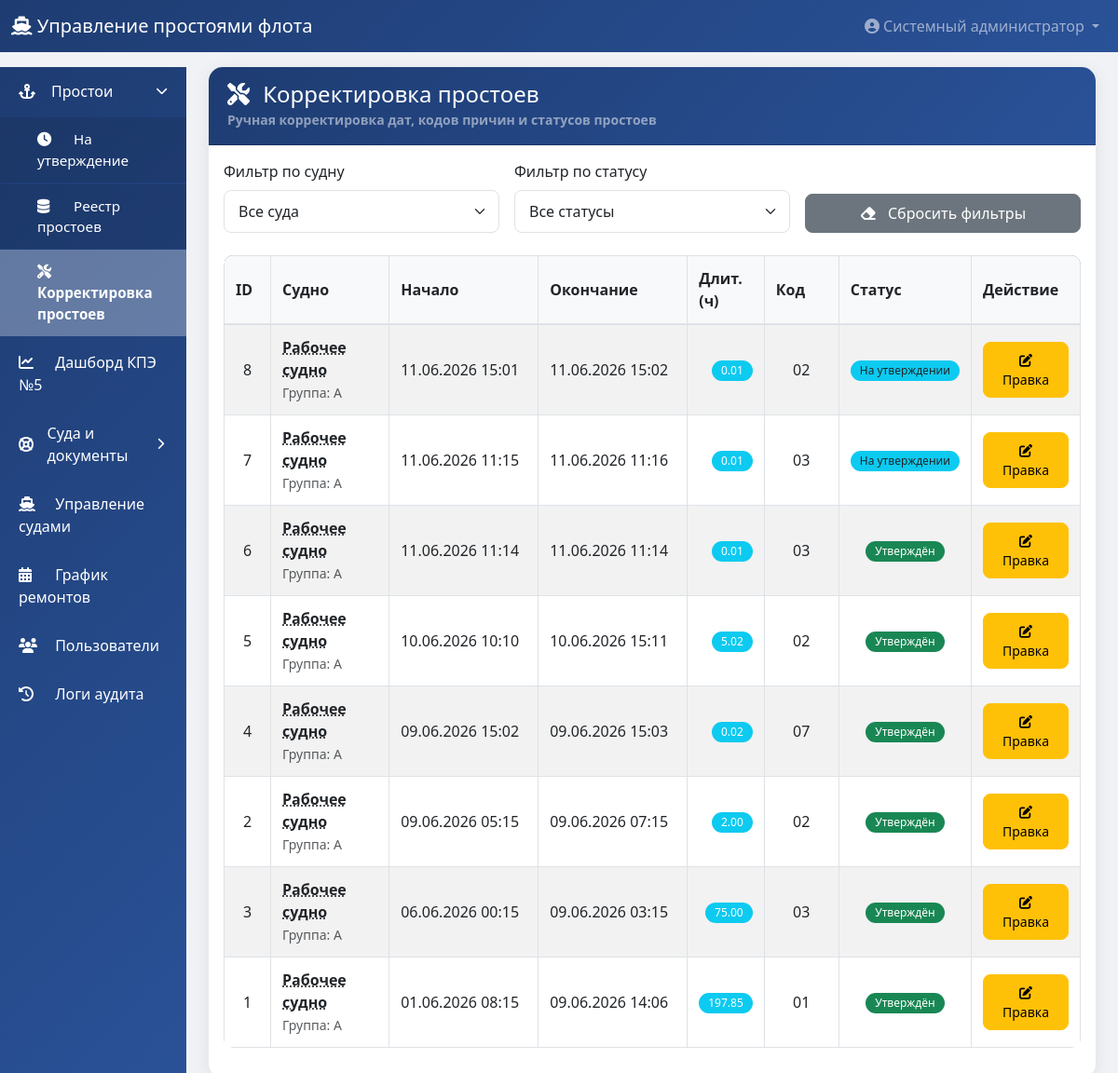
Screenshot of /admin/downtimes/correction (signed in) with the database file from the repository.
### models.py (models this page shows, shortened)
class User(UserMixin, db.Model):
    __tablename__ = 'users'
    id = db.Column(db.Integer, primary_key=True)
    username = db.Column(db.String(80), unique=True, nullable=False)
    password_hash = db.Column(db.String(200), nullable=False)
    full_name = db.Column(db.String(200), nullable=False)
    role = db.Column(db.String(20), nullable=False)
    is_active = db.Column(db.Boolean, default=True)
    ship_id = db.Column(db.Integer, db.ForeignKey('ships.id'), nullable=True)
    created_at = db.Column(db.DateTime, default=datetime.utcnow)
    ship = db.relationship('Ship', backref='captains', foreign_keys=[ship_id])

class Downtime(db.Model):
    __tablename__ = 'downtimes'
    id = db.Column(db.Integer, primary_key=True)
    ship_id = db.Column(db.Integer, db.ForeignKey('ships.id'), nullable=False)
    start_time = db.Column(db.DateTime, nullable=False)
    end_time = db.Column(db.DateTime, nullable=True)
    reason_code = db.Column(db.String(2), nullable=True)
    description = db.Column(db.Text, nullable=True)
    status = db.Column(db.String(20), default='draft')  # draft, captain_signed, approved, rejected
    engineer_comment = db.Column(db.Text, nullable=True)
    engineer_approved = db.Column(db.Boolean, default=False)
    created_by = db.Column(db.Integer, db.ForeignKey('users.id'))
    created_at = db.Column(db.DateTime, default=datetime.utcnow)
    ship = db.relationship('Ship', backref='downtimes')
    creator = db.relationship('User', backref='created_downtimes')

class Ship(db.Model):
    __tablename__ = 'ships'
    id = db.Column(db.Integer, primary_key=True)
    name = db.Column(db.String(200), nullable=False)
    reg_number = db.Column(db.String(50), unique=True)
    group = db.Column(db.String(1), nullable=False)  # A, B, C
    navigation_start = db.Column(db.Date, nullable=False)
    navigation_end = db.Column(db.Date, nullable=False)
    planned_downtime_hours = db.Column(db.Float, default=0)
    is_active = db.Column(db.Boolean, default=True)
    core = db.Column(db.String(10))                # Р.Я / Н.Я
    build_year = db.Column(db.String(20))
    gross_tonnage = db.Column(db.String(50))       # Валовая вместимость, р.т.
    rko_class = db.Column(db.String(100))          # Класс (РКО)
    id_number = db.Column(db.String(100))          # Идентификационный номер
    annual_rko = db.Column(db.String(50))          # Ежегодное РКО
    sub = db.Column(db.String(50))                 # СУБ
    min_crew_cert = db.Column(db.String(200))      # Свидетельство о минимальном составе экипажа
    dimensions = db.Column(db.String(100))         # Габариты L/B/H/T
    branch = db.Column(db.String(200))             # Филиал
    ship_type = db.Column(db.String(200))          # Тип судна
    engine_power = db.Column(db.String(50))        # Мощность главных двигателей, кВт (для земснарядов)
    electronic_charts = db.Column(db.String(3))    # Наличие электронных карт: Да / Нет
    radar = db.Column(db.String(3))                # Наличие радиолокационных станций: Да / Нет
    productivity = db.Column(db.String(50))        # Производительность

### app.py (the view)
@app.route('/admin/downtimes/correction')
@login_required
@admin_required
def admin_downtimes_correction():
    ship_filter = request.args.get('ship_id', '')
    status_filter = request.args.get('status', '')
    query = Downtime.query
    if ship_filter:
        query = query.filter_by(ship_id=ship_filter)
    if status_filter:
        query = query.filter_by(status=status_filter)
    downtimes = query.order_by(Downtime.start_time.desc()).all()
    ships = Ship.query.all()
    return render_template('admin/downtimes_correction.html', downtimes=downtimes, ships=ships)

### templates/admin/downtimes_correction.html (shortened to what this page needs)
{% extends "base.html" %}
{% block content %}
<div class="container-fluid">
    <div class="card">
        <div class="card-header">
            <h4 class="mb-0"><i class="fas fa-tools me-2"></i> Корректировка простоев</h4>
            <small class="text-white-50">Ручная корректировка дат, кодов причин и статусов простоев</small>
        </div>
        <div class="card-body">
            <form method="GET" class="row g-3 mb-4" id="filterForm">
                <div class="col-md-4">
                    <label class="form-label">Фильтр по судну</label>
                    <select name="ship_id" class="form-select" onchange="this.form.submit()">
                        <option value="">Все суда</option>
                    </select>
                </div>
                <div class="col-md-4">
                    <label class="form-label">Фильтр по статусу</label>
                    <select name="status" class="form-select" onchange="this.form.submit()">
                        <option value="">Все статусы</option>
                    </select>
                </div>
                <div class="col-md-4 d-flex align-items-end">
                    <a href="{{ url_for('admin_downtimes_correction') }}" class="btn btn-secondary w-100">
                        <i class="fas fa-eraser me-2"></i> Сбросить фильтры
                    </a>
                </div>
            </form>
            <div class="table-responsive">
                <table class="table table-bordered table-striped table-hover">
                    <thead style="background-color: #2c3e50; color: white;">
                        <tr>
                            <th style="width: 50px;">ID</th>
                            <th>Судно</th>
                            <th style="width: 160px;">Начало</th>
                            <th style="width: 160px;">Окончание</th>
                            <th style="width: 80px;">Длит.(ч)</th>
                            <th style="width: 80px;">Код</th>
                            <th style="width: 140px;">Статус</th>
                            <th style="width: 100px;">Действие</th>
                        </tr>
                    </thead>
                    <tbody>
                        {% for dt in downtimes %}
                        {% set duration = ((dt.end_time - dt.start_time).total_seconds() / 3600) if dt.end_time and dt.start_time and dt.end_time > dt.start_time else 0 %}
                        <tr>
                            <td class="text-center">{{ dt.id }}</td>
                            <td>
                                <strong class="ship-info-link" data-ship-id="{{ dt.ship_id }}">{{ dt.ship.name if dt.ship else 'Неизвестно' }}</strong>
                                <br><small class="text-muted">Группа: {{ dt.ship.group if dt.ship else '-' }}</small>
                            </td>
                            <td>{{ dt.start_time.strftime('%d.%m.%Y %H:%M') if dt.start_time else '-' }}</td>
                            <td>
                                {% if dt.end_time %}
                                    {{ dt.end_time.strftime('%d.%m.%Y %H:%M') }}
                                {% else %}
                                    <span class="text-warning">Активен</span>
                                {% endif %}
                            </td>
                            <td class="text-end">
                                {% if duration > 0 %}
                                    <span class="badge bg-info">{{ "%.2f"|format(duration) }}</span>
                                {% else %}
                                    <span class="badge bg-secondary">0</span>
                                {% endif %}
                            </td>
                            <td class="text-center">{{ dt.reason_code or '-' }}</td>
                            <td class="text-center">
                                {% if dt.status == 'approved' %}
                                    <span class="badge bg-success">Утверждён</span>
                                {% elif dt.status == 'rejected' %}
                                    <span class="badge bg-danger">Отклонён</span>
                                {% elif dt.status == 'captain_signed' %}
                                    <span class="badge bg-info text-dark">На утверждении</span>
                                {% elif dt.status == 'draft' %}
                                    <span class="badge bg-secondary">Черновик</span>
                                {% endif %}
                            </td>
                            <td class="text-center">
                                <button class="btn btn-sm btn-warning"
                                        data-bs-toggle="modal"
                                        data-bs-target="#correctModal{{ dt.id }}">
                                    <i class="fas fa-edit"></i> Правка
                                </button>
                            </td>
                        </tr>
                        {% endfor %}
                    </tbody>
                </table>
            </div>
        </div>
    </div>
</div>
{% endblock %}

### templates/base.html (shortened to what this page needs)
<!DOCTYPE html>
<html lang="ru">
<head>
    <link href="https://cdn.jsdelivr.net/npm/bootstrap@5.3.0/dist/css/bootstrap.min.css" rel="stylesheet">
    <link rel="stylesheet" href="https://cdnjs.cloudflare.com/ajax/libs/font-awesome/6.4.0/css/all.min.css">
    <link href="https://cdn.jsdelivr.net/npm/tom-select@2.3.1/dist/css/tom-select.bootstrap5.min.css" rel="stylesheet">
</head>
<body>
    {% if current_user.is_authenticated %}
    <nav class="navbar navbar-expand-lg navbar-dark" style="background: linear-gradient(135deg, #1e3c72 0%, #2a5298 100%);">
        <div class="container-fluid">
            <a class="navbar-brand" href="{{ url_for('dashboard') }}">
                <i class="fas fa-ship"></i> Управление простоями флота
            </a>
            <div class="collapse navbar-collapse" id="navbarNav">
                <ul class="navbar-nav ms-auto">
                    <li class="nav-item dropdown">
                        <a class="nav-link dropdown-toggle" href="#" role="button" data-bs-toggle="dropdown">
                            <i class="fas fa-user-circle"></i> {{ current_user.full_name }}
                        </a>
                    </li>
                </ul>
            </div>
        </div>
    </nav>
    <div class="container-fluid mt-3">
        <div class="row">
            <div class="col-md-2 col-lg-2 d-none d-md-block sidebar p-0">
                <div class="list-group list-group-flush">
                    {% if current_user.role == 'captain' %}
                        <a href="{{ url_for('captain_dashboard') }}" class="list-group-item list-group-item-action">
                            <i class="fas fa-tachometer-alt"></i> Дашборд капитана
                        </a>
                        <a href="{{ url_for('captain_history') }}" class="list-group-item list-group-item-action">
                            <i class="fas fa-history"></i> История простоев
                        </a>
                    {% elif current_user.role == 'admin' %}
                        {% set downtimes_open = request.endpoint in ['engineer_pending', 'engineer_downtimes', 'admin_downtimes_correction'] %}
                        <a href="#downtimesGroup" class="list-group-item list-group-item-action sidebar-group-toggle {% if not downtimes_open %}collapsed{% endif %}" data-bs-toggle="collapse" role="button" aria-expanded="{{ 'true' if downtimes_open else 'false' }}" aria-controls="downtimesGroup">
                            <i class="fas fa-anchor"></i> Простои
                            <i class="fas fa-chevron-down sidebar-chevron"></i>
                        </a>
                        <div class="collapse {% if downtimes_open %}show{% endif %}" id="downtimesGroup">
                            <a href="{{ url_for('engineer_pending') }}" class="list-group-item list-group-item-action sidebar-subitem {% if request.endpoint == 'engineer_pending' %}active{% endif %}">
                                <i class="fas fa-clock"></i> На утверждение
                            </a>
                            <a href="{{ url_for('engineer_downtimes') }}" class="list-group-item list-group-item-action sidebar-subitem {% if request.endpoint == 'engineer_downtimes' %}active{% endif %}">
                                <i class="fas fa-database"></i> Реестр простоев
                            </a>
                            <a href="{{ url_for('admin_downtimes_correction') }}" class="list-group-item list-group-item-action sidebar-subitem {% if request.endpoint == 'admin_downtimes_correction' %}active{% endif %}">
                                <i class="fas fa-tools"></i> Корректировка простоев
                            </a>
                        </div>
                        <a href="{{ url_for('engineer_dashboard_page') }}" class="list-group-item list-group-item-action">
                            <i class="fas fa-chart-line"></i> Дашборд КПЭ №5
                        </a>
                        {% set fleet_open = request.blueprint == 'fleet' %}
                        <a href="#fleetGroup" class="list-group-item list-group-item-action sidebar-group-toggle {% if not fleet_open %}collapsed{% endif %}" data-bs-toggle="collapse" role="button" aria-expanded="{{ 'true' if fleet_open else 'false' }}" aria-controls="fleetGroup">
                            <i class="fas fa-life-ring"></i> Суда и документы
                            <i class="fas fa-chevron-down sidebar-chevron"></i>
                        </a>
                        <a href="{{ url_for('admin_ships') }}" class="list-group-item list-group-item-action">
                            <i class="fas fa-ship"></i> Управление судами
                        </a>
                        <a href="{{ url_for('admin_maintenance') }}" class="list-group-item list-group-item-action">
                            <i class="fas fa-calendar-alt"></i> График ремонтов
                        </a>
                        <a href="{{ url_for('admin_users') }}" class="list-group-item list-group-item-action">
                            <i class="fas fa-users"></i> Пользователи
                        </a>
                        <a href="{{ url_for('admin_logs') }}" class="list-group-item list-group-item-action">
                            <i class="fas fa-history"></i> Логи аудита
                        </a>
                    {% endif %}
                </div>
            </div>
            <div class="col-md-10 col-lg-10">
                {% block content %}{% endblock %}
            </div>
        </div>
    </div>
    {% else %}
        {% block content_login %}{% endblock %}
    {% endif %}
</body>
</html>

### rows the page displays
User: full_name "Системный администратор"
Downtime: id "8", ship "Рабочее судно", ship "A", start_time "11.06.2026 15:01", end_time "11.06.2026 15:02", duration "0.01", reason_code "02", status "На утверждении"
Downtime: id "7", ship "Рабочее судно", ship "A", start_time "11.06.2026 11:15", end_time "11.06.2026 11:16", duration "0.01", reason_code "03", status "На утверждении"
Downtime: id "6", ship "Рабочее судно", ship "A", start_time "11.06.2026 11:14", end_time "11.06.2026 11:14", duration "0.01", reason_code "03", status "Утверждён"
Downtime: id "5", ship "Рабочее судно", ship "A", start_time "10.06.2026 10:10", end_time "10.06.2026 15:11", duration "5.02", reason_code "02", status "Утверждён"
Downtime: id "4", ship "Рабочее судно", ship "A", start_time "09.06.2026 15:02", end_time "09.06.2026 15:03", duration "0.02", reason_code "07", status "Утверждён"
Downtime: id "2", ship "Рабочее судно", ship "A", start_time "09.06.2026 05:15", end_time "09.06.2026 07:15", id "2.00", reason_code "02", status "Утверждён"
Downtime: id "3", ship "Рабочее судно", ship "A", start_time "06.06.2026 00:15", end_time "09.06.2026 03:15", duration "75.00", reason_code "03", status "Утверждён"
Downtime: id "1", ship "Рабочее судно", ship "A", start_time "01.06.2026 08:15", end_time "09.06.2026 14:06", duration "197.85", reason_code "01", status "Утверждён"
